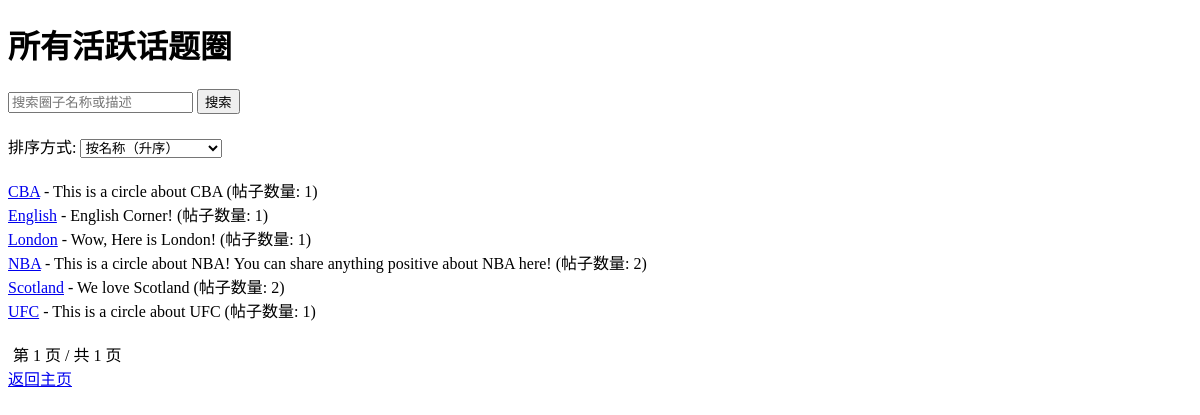
/all-circles/ (signed in), run on an earlier commit of the app's database.
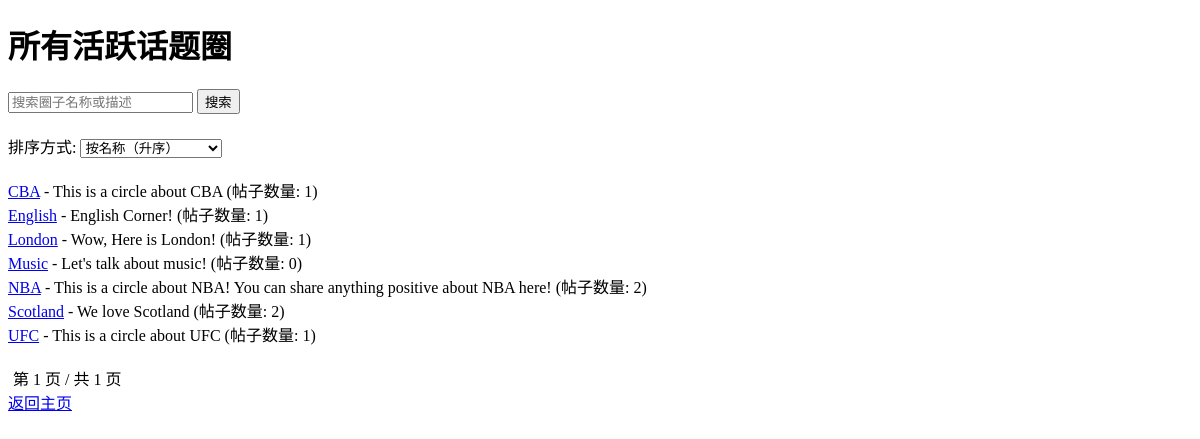
And on a later commit of the database.
### forum/models.py (models this page shows, shortened)
class TopicCircle(models.Model):
    name = models.CharField(max_length=100, unique=True)
    description = models.TextField(blank=True)
    created_at = models.DateTimeField(auto_now_add=True)
    created_by = models.ForeignKey(GUser, on_delete=models.SET_NULL, null=True, limit_choices_to={'is_admin': True})  # 仅管理员创建
    is_active = models.BooleanField(default=True)

### forum/views.py (the view, shortened to what this page needs)
# urls.py: path('all-circles/', views.all_circles, name='all_circles'),
@login_required
def all_circles(request):
    sort_by = request.GET.get('sort', 'name')
    sort_options = {
        'name': 'name',
        'name_desc': '-name',
        'post_count': '-post_count',
        'post_count_asc': 'post_count',
    }
    sort_field = sort_options.get(sort_by, 'name')
    search_query = request.GET.get('search', '')
    circles = TopicCircle.objects.filter(is_active=True).annotate(
        post_count=Count('post')
    )
    if search_query:
        circles = circles.filter(
            Q(name__icontains=search_query) | Q(description__icontains=search_query)
        )
    circles = circles.order_by(sort_field)
    paginator = Paginator(circles, 10)
    page_number = request.GET.get('page')
    page_obj = paginator.get_page(page_number)
    return render(request, 'forum/all_circles.html', {
        'page_obj': page_obj,
        'sort_by': sort_by,
        'search_query': search_query
    })

### forum/templates/forum/all_circles.html (shortened to what this page needs)
<!DOCTYPE html>
<html>
<head>
</head>
<body>
    <h1>所有活跃话题圈</h1>
    <form class="search-form" id="search-form">
        <input type="text" name="search" value="{{ search_query }}" placeholder="搜索圈子名称或描述">
        <button type="submit">搜索</button>
    </form>
    <form class="sort-form" id="sort-form">
        <label for="sort">排序方式:</label>
        <select name="sort" id="sort">
            <option value="name" {% if sort_by == 'name' %}selected{% endif %}>按名称（升序）</option>
        </select>
    </form>
    <ul class="circle-list" id="circle-list">
        {% for circle in page_obj %}
            <li>
                <a href="{% url 'circle_detail' circle.id %}">{{ circle.name }}</a>
                - {{ circle.description }} (帖子数量: {{ circle.post_count }})
            </li>
        {% endfor %}
    </ul>
    <div class="pagination" id="pagination">
        <span>第 {{ page_obj.number }} 页 / 共 {{ page_obj.paginator.num_pages }} 页</span>
    </div>
    <a href="{% url 'home' %}">返回主页</a>
</body>
</html>

What changed in the data, as far as the page shows it:
added TopicCircle: name "Music", description "Let's talk about music!", post_count "0"
